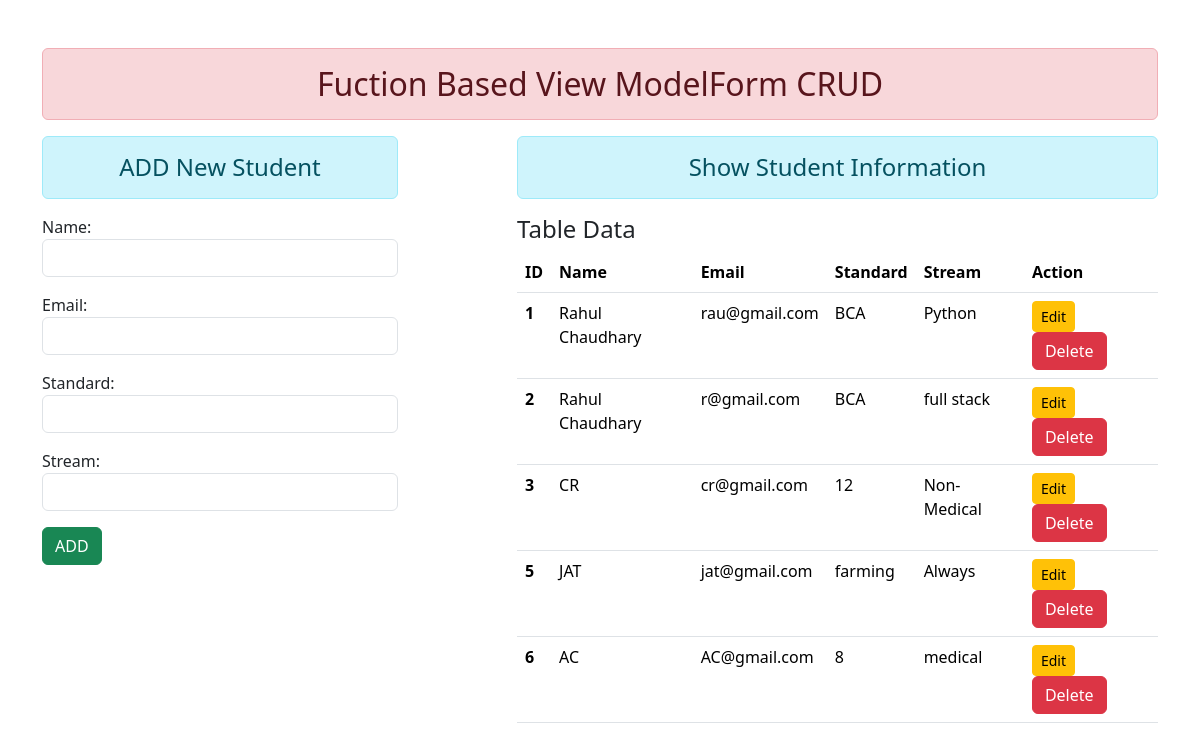
The page / on the database its author committed.
### core/models.py (models this page shows)
class student(models.Model):
    name = models.CharField(max_length=50)
    email = models.EmailField(max_length=50)
    standard = models.CharField(max_length=50)
    stream = models.CharField(max_length=50)

### core/views.py (the view)
# urls.py: path("",views.add_show , name="add_show"),
def add_show(request):
    if request.method == 'POST':
        fm = StudentReg(request.POST)
        if fm.is_valid():
            nm = fm.cleaned_data['name']
            em = fm.cleaned_data['email']
            st = fm.cleaned_data['standard']
            sm = fm.cleaned_data['stream']
            reg = student(name=nm , email=em , standard = st , stream = sm)
            reg.save()
            fm = StudentReg()
    else:
        fm = StudentReg()
    stud = student.objects.all()
    return render(request , 'addshow.html', {'form':fm , 'stu':stud})

### core/forms.py
class StudentReg(forms.ModelForm):
    class Meta:
        model = student
        fields = ['id','name','email','standard','stream']
        widgets = {
            'name' : forms.TextInput(attrs={'class':'form-control'}),
            'email' : forms.EmailInput(attrs={'class':'form-control'}),
            'standard' : forms.TextInput(attrs={'class':'form-control'}),
            'stream' : forms.TextInput(attrs={'class':'form-control'}),
        }

### core/templates/addshow.html (shortened to what this page needs)
{% extends 'base.html' %}
{% block content %}
<div class="row">
    <div class="col-sm-4">
    <h4 class="text-center alert alert-info">ADD New Student</h4>
    <form action="" method="post">
        {{form.as_p}}
        <button type="submit" class="btn btn-success">ADD</button>
    </form>
    </div>
    <div class="col-sm-7 offset-1">
        <h4 class="text-center alert alert-info" >Show Student Information</h4>
        {% if stu %}
        <h4>Table Data</h4>
        <table class="table table-hover">
            <thead>
                <tr>
                    <th scope="col">ID</th>
                    <th scope="col">Name</th>
                    <th scope="col">Email</th>
                    <th scope="col">Standard</th>
                    <th scope="col">Stream</th>
                    <th scope="col">Action</th>
                </tr>
            </thead>
            <tbody>
                {% for i in stu %}
                <tr>
                    <th scope="row">{{i.id}}</th>
                    <td scope="row">{{i.name}}</td>
                    <td scope="row">{{i.email}}</td>
                    <td scope="row">{{i.standard}}</td>
                    <td scope="row">{{i.stream}}</td>
                    <td>
                        <a href="{% url 'update_data' i.id %}" class="btn btn-warning btn-sm">Edit</a>
                        <form action="{% url 'delete_data' i.id %}" method="post" class="d-inline">
                            <input type="submit" class="btn btn-danger" value="Delete">
                        </form>
                    </td>
                </tr>
                {% endfor %}
            </tbody>
          </table>
        {% else %}
        <h4 class="text-center alert alert-warning">No record</h4>
        {% endif %}
    </div>
</div>
{% endblock content %}

### core/templates/base.html (shortened to what this page needs)
<!DOCTYPE html>
{% load static %}
<html lang="en">
<head>
    <link rel="stylesheet" href="{% static 'css/bootstrap.css' %}">
</head>
<body>
    <div class="container mt-5">
        <h2 class="text-center alert alert-danger">Fuction Based View ModelForm CRUD</h2>
        {% block content %}
        {% endblock content %}
    </div>
</body>
</html>

### rows shown on the page
student: id "1", name "Rahul Chaudhary", email "rau@gmail.com", standard "BCA", stream "Python"
student: id "2", name "Rahul Chaudhary", email "r@gmail.com", standard "BCA", stream "full stack"
student: id "3", name "CR", email "cr@gmail.com", standard "12", stream "Non-Medical"
student: id "5", name "JAT", email "jat@gmail.com", standard "farming", stream "Always"
student: id "6", name "AC", email "AC@gmail.com", standard "8", stream "medical"
